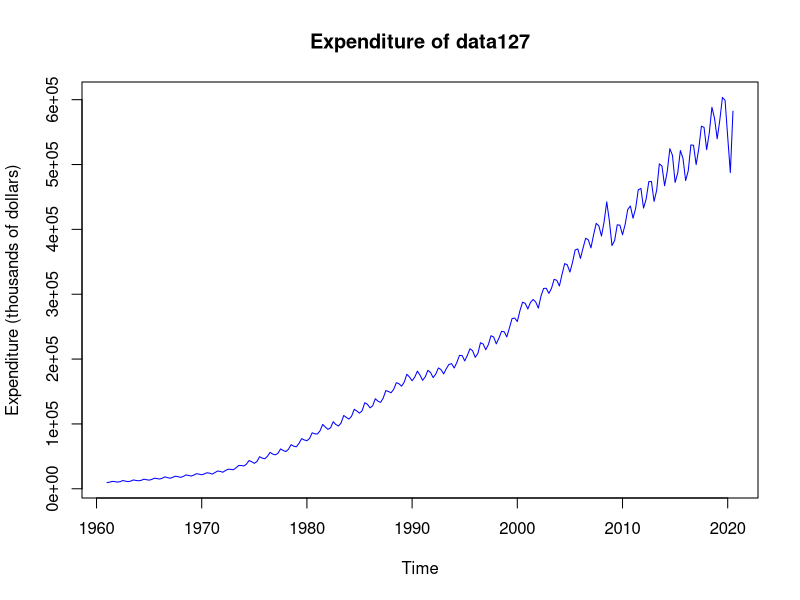
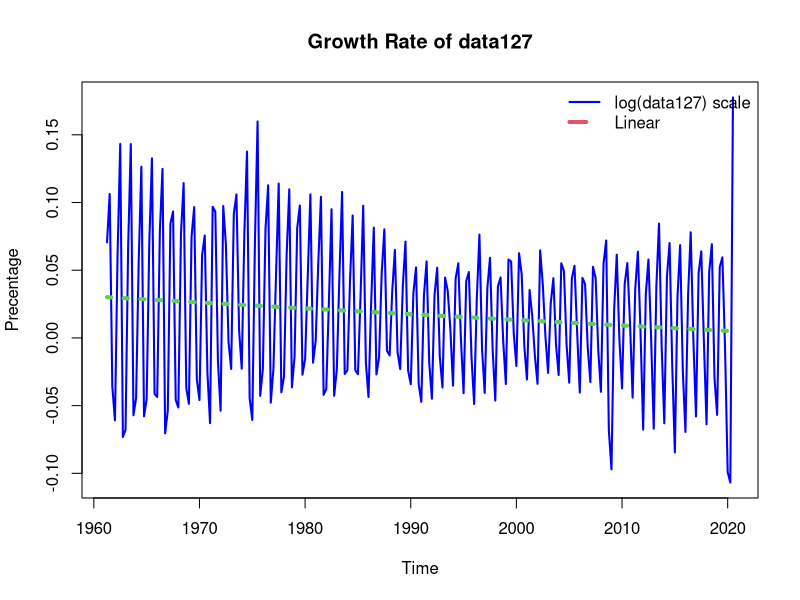
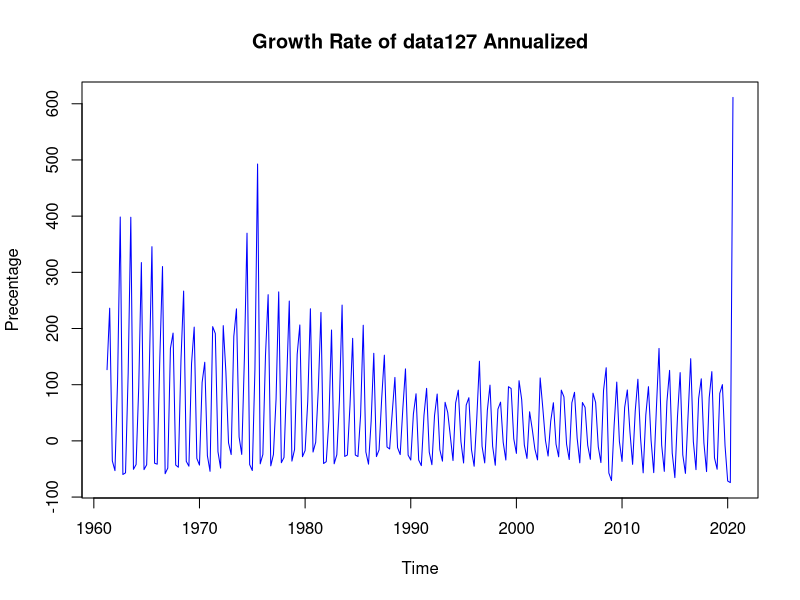
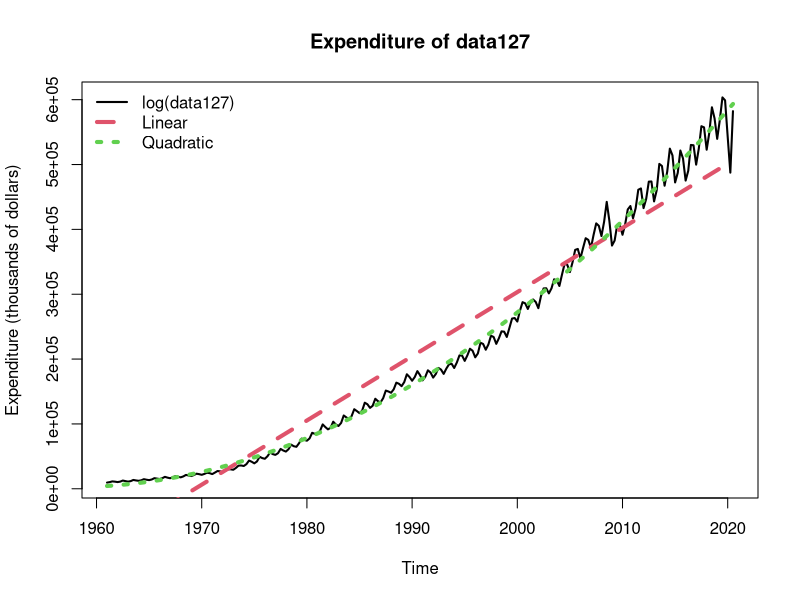
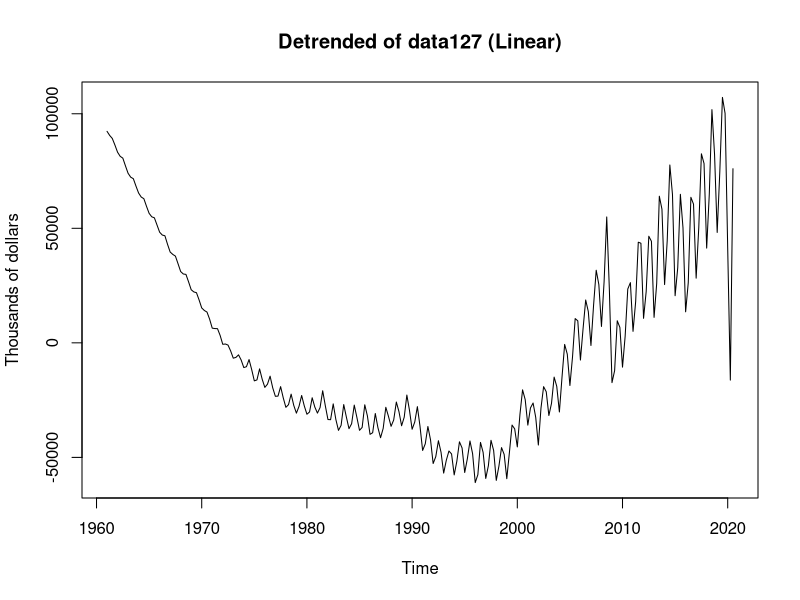
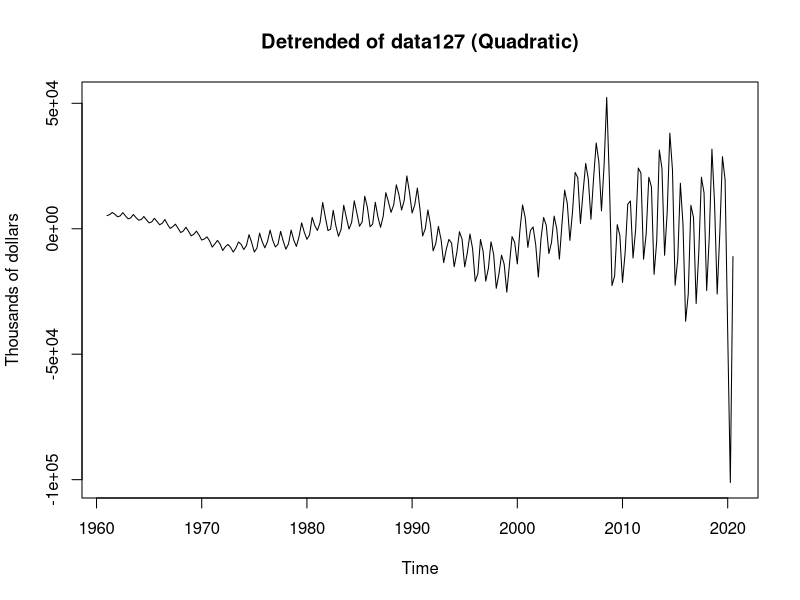
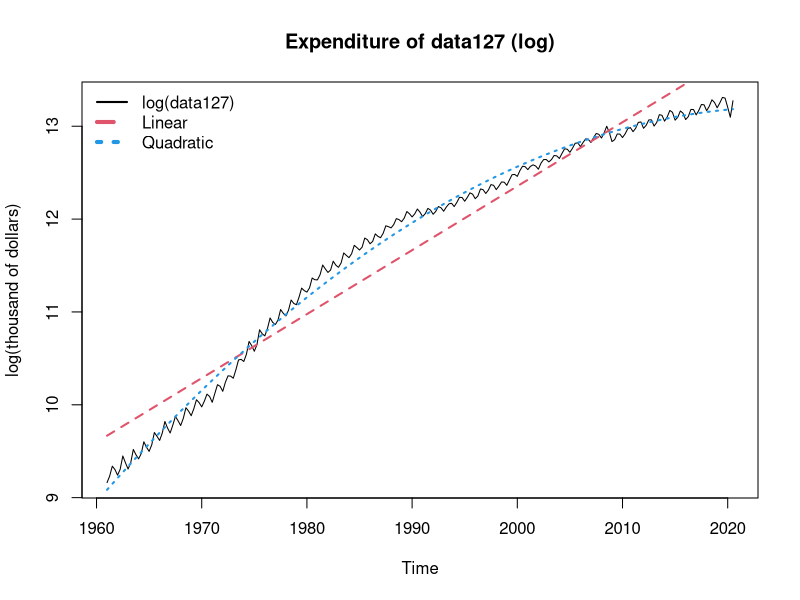
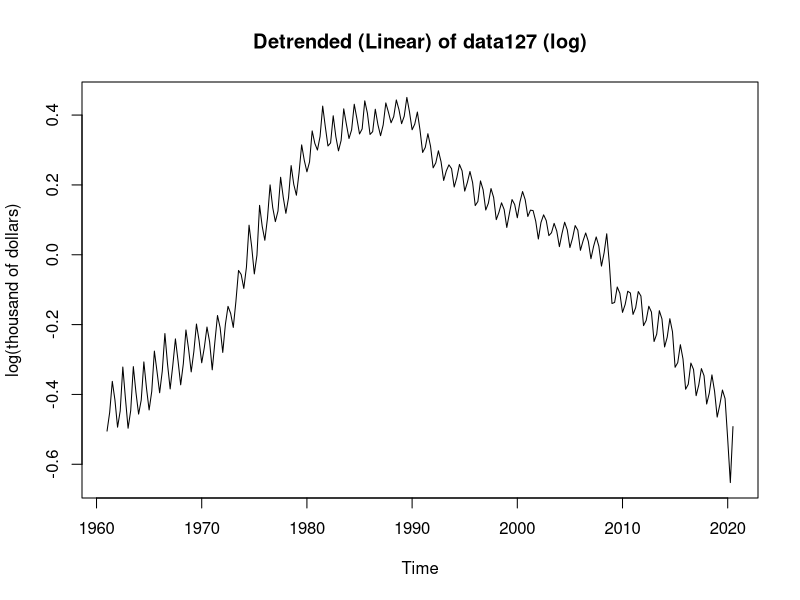

Source code (R) for these figures, in order:
data = read.csv("GDP.csv")
data <- ts(data[,"VALUE"], frequency=4, start=c(1961,1))
data

#plot data
plot(data,col="blue", lwd = 1, lty=1,
     ylab="Expenditure (thousands of dollars)",
     main="Expenditure of data127")
# I saw an positive trend with seasonal fluctuations. The growth rate was high at first and plateaued near the end

logScale <- diff(log(data))
t_logScale <- time(logScale, offset=0.5)

fit_logScale <- lm(logScale~t_logScale)
coefT_logScale <- coef(fit_logScale)
T_logScale <- coefT_logScale[1] + coefT_logScale[2]*t_logScale

t_logScale2 <-t_logScale*t_logScale
fit_logScale2 <- lm(logScale~t_logScale +t_logScale2)
coefT_logScale2 <- coef(fit_logScale2)
T_logScale2 <- coefT_logScale2[1] + coefT_logScale2[2]*t_logScale + coefT_logScale2[3]*t_logScale2

coefT_logScale2

plot(logScale,col="blue", lwd = 2, lty=1,
     ylab="Precentage",
     main="Growth Rate of data127")
# The growth rate is constant fluctuating around (-0.05,0.05)
# with a mean of 0.003125722 overall
#lines(T_logScale,col=2, lty=2, lwd=4)
lines(T_logScale2,col=3, lty=3, lwd=4)
legend("topright", c("log(data127) scale", "Linear"), col=c("blue",2), lty=1:2,
       lwd=c(2,4), bty='n')







annualized_rate <- logScale  ## no percentage yet
annualized_rate <- (1+annualized_rate)^12-1 ## exact formula
annualized_rate <- annualized_rate*100 ## back to percentage
annualized_rate

plot(annualized_rate,col="blue", lwd = 1, lty=1,
     ylab="Precentage",
     main="Growth Rate of data127 Annualized")



t <- time(data, offset=0.5)
t2 <- t*t
fit <- lm(data~t)
coefT <- coef(fit)
T <- coefT[1] + coefT[2]*t

fit2 <- lm(data~t + t2)
coefT2 <- coef(fit2)

T2 <- coefT2[1] + coefT2[2]*t + coefT2[3]*t2
plot(data,col="black", lwd = 2, lty=1,
     ylab="Expenditure (thousands of dollars)",
     main="Expenditure of data127")
lines(T,col=2, lty=2, lwd=4)
lines(T2,col=3, lty=3, lwd=4)
legend("topleft", c("log(data127)", "Linear","Quadratic"), col=c("black",2,3), lty=1:3,
       lwd=c(2,4,4), bty='n')




#Detrended Linear
plot(data - T,col = 1, lwd = 1, lty=1,
     ylab="Thousands of dollars",
     main="Detrended of data127 (Linear)")


#Detrended Quadratic
plot(data - T2,col = 1, lwd = 1, lty=1,
     ylab="Thousands of dollars",
     main="Detrended of data127 (Quadratic)")
# 2 b)
ldata <- log(data)
lfit <- lm(ldata~t)
lcoefT <- coef(lfit)
lT <- lcoefT[1] + lcoefT[2]*t
lfit2 <- lm(ldata~t + t2)
lcoefT2 <- coef(lfit2)
lT2 <- lcoefT2[1] + lcoefT2[2]*t + lcoefT2[3]*t2


plot(ldata,col = 1, lwd = 1, lty=1,
     ylab="log(thousand of dollars)",
     main="Expenditure of data127 (log)")
lines(lT,col=2, lty=2, lwd=2)
lines(lT2,col=4, lty=3, lwd=2)
legend("topleft", c("log(data127)", "Linear","Quadratic"), col=c(1,2,4), lty=1:3,
       lwd=c(2,4,4), bty='n')



plot(ldata - lT,col = 1, lwd = 1, lty=1,
     ylab="log(thousand of dollars)",
     main="Detrended (Linear) of data127 (log)")

plot(ldata - lT2,col = 1, lwd = 1, lty=1,
     ylab="log(thousand of dollars)",
     main="Detrended (Quadratic) of data127 (log)")




# B3)
ldetrended <- ldata - lT2
plot(ldetrended,col = 1, lwd = 2, lty=1,
     ylab="log(data127)",
     main="log detrended of data127 (log-scale)")

# B4)
C <- filter(ldetrended, filter=rep(1/5,5))
lines(C, col = 2, lty=2, lwd=3)
abline(h = 0,lwd = 2,col = 3,lty=2)
legend("topright", c("Detrended data 127", "Cycle"), col=1:2, lty=1:2,
       lwd=2:3, bty='n') 

Dec <- decompose(ldetrended, filter=rep(1/5,5))

# B5)

CT <- lT2+C
plot(CT,col = 1, lwd = 2, lty=1,
     ylab="log(data127)",
     main="Low Freq Component of data127 (log-scale)")




# B6)
S <- Dec$figure[c(1:4)] ## 
barplot(S, main="Co2 Seasonal Component", xlab="season",
        names.arg=expression("S1","S2","S3","S4"))
S
plot(Dec$seasonal, main="Co2 Seasonal Component", ylab="Co2 (ppm)")
Dec$seasonal


# 2.3 macroeconomics Indexes
P1990 <- c(31,26,18)
P1991 <- c(33,29,17)
P1992 <- c(35,31,17)
P1993 <- c(37,34,16)
P <- c(P1990,P1991,P1992,P1993)
Q1990 <- c(140,100,129)
Q1991 <- c(152,103,166)
Q1992 <- c(165,107,213)
Q1993 <- c(180,111,273)

# unChained Paach Quanity
PQ9190 <- sum(P1991*Q1991)/sum(P1991*Q1990)
PQ9190
PQ9290 <- sum(P1992*Q1992)/sum(P1992*Q1990)
PQ9290
PQ9390 <- sum(P1993*Q1993)/sum(P1993*Q1990)
PQ9390

PQ9291 <- sum(P1992*Q1992)/sum(P1992*Q1991)
PQ9291
PQ9391 <- sum(P1993*Q1993)/sum(P1993*Q1991)
PQ9391


PQ9392 <- sum(P1993*Q1993)/sum(P1993*Q1992)
PQ9392
# Channed Paach QUantity
CPQ9190 <- PQ9190
CPQ9190*100
CPQ9290 <- CPQ9190*PQ9291
CPQ9290*100
CPQ9390 <- CPQ9290*PQ9392
CPQ9390*100

# unChained Laspeyres Quanity
LQ9190 <- sum(P1990*Q1991)/sum(P1990*Q1990)
LQ9190*100
LQ9290 <- sum(P1990*Q1992)/sum(P1990*Q1990)
LQ9290*100
LQ9390 <- sum(P1990*Q1993)/sum(P1990*Q1990)
LQ9390*100
LQ9291 <- sum(P1991*Q1992)/sum(P1991*Q1991)
LQ9391 <- sum(P1991*Q1993)/sum(P1991*Q1991)
LQ9392 <- sum(P1992*Q1993)/sum(P1992*Q1992)
# Channed Laspeyres QUantity
CLQ9190 <- LQ9190
CLQ9190*100
CLQ9290 <- CLQ9190*LQ9291
CLQ9290*100
CLQ9390 <- CLQ9290*LQ9392
CLQ9390*100


# unChained Paach Price
PP9190 <- sum(P1991*Q1991)/sum(P1990*Q1991)
PP9190*100
PP9290 <- sum(P1992*Q1992)/sum(Q1992*P1990)
PP9290*100
PP9390 <- sum(P1993*Q1993)/sum(Q1993*P1990)
PP9390*100
PP9291 <- sum(P1992*Q1992)/sum(Q1992*P1991)
PP9391 <- sum(P1993*Q1993)/sum(Q1993*P1991)
PP9392 <- sum(P1993*Q1993)/sum(Q1993*P1992)
# Channed Paach Price ind
CPP9190 <- PP9190
CPP9190*100
CPP9290 <- CPP9190*PP9291
CPP9290*100
CPP9390 <- CPP9290*PP9392
CPP9390*100

# unChained Laspeyres Price
LP9190 <- sum(Q1990*P1991)/sum(P1990*Q1990)
LP9190*100
LP9290 <- sum(Q1990*P1992)/sum(P1990*Q1990)
LP9290*100
LP9390 <- sum(Q1990*P1993)/sum(P1990*Q1990)
LP9390*100
LP9291 <- sum(Q1991*P1992)/sum(P1991*Q1991)
LP9391 <- sum(Q1991*P1993)/sum(P1991*Q1991)
LP9392 <- sum(Q1992*P1993)/sum(P1992*Q1992)
# Channed Laspeyres Price
CLP9190 <- LP9190
CLP9190*100
CLP9290 <- CLP9190*LP9291
CLP9290*100
CLP9390 <- CLP9290*LP9392
CLP9390*100
